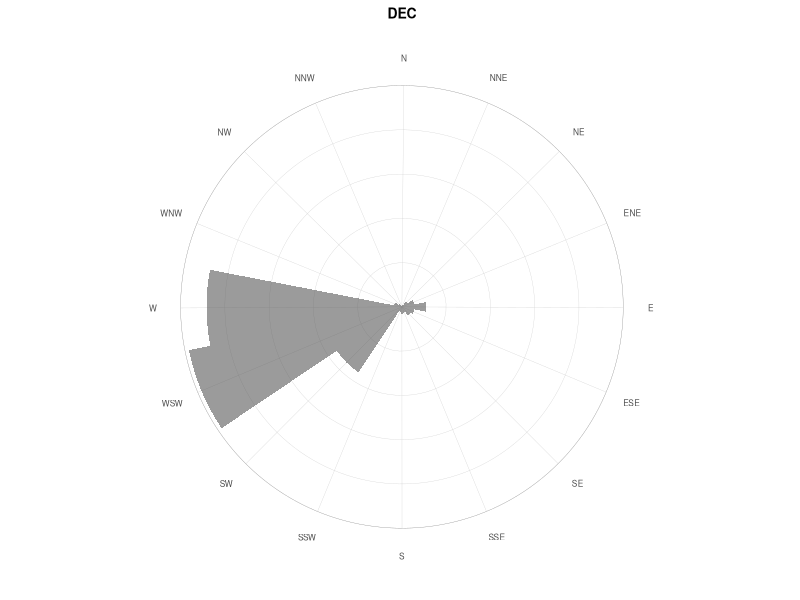
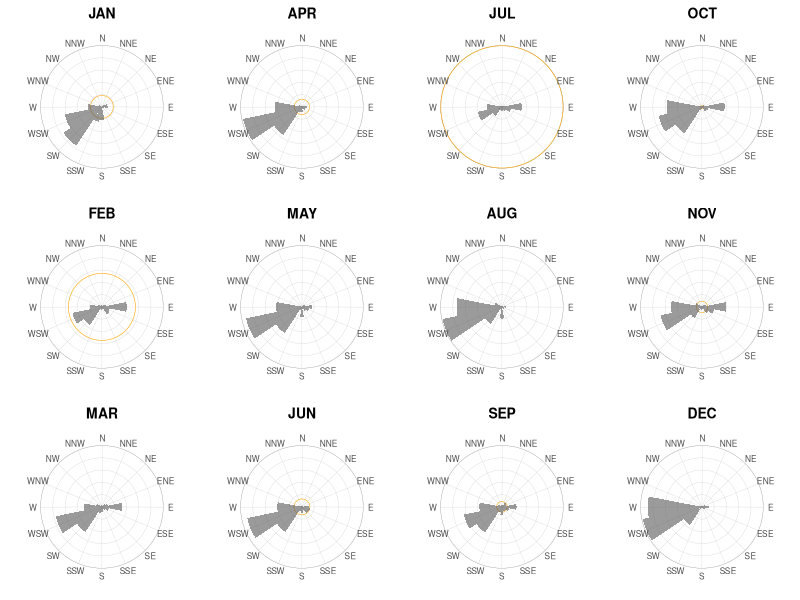

Source code (R) for these figures, in order:
#!/usr/bin/env Rscript

library(ggplot2)
nessData <- read.csv(file="wind_analysis.csv", header=TRUE, sep=",")
data <- data.frame(nessData)
data

# Multiple plot function
#
# ggplot objects can be passed in ..., or to plotlist (as a list of ggplot objects)
# - cols:   Number of columns in layout
# - layout: A matrix specifying the layout. If present, 'cols' is ignored.
#
# If the layout is something like matrix(c(1,2,3,3), nrow=2, byrow=TRUE),
# then plot 1 will go in the upper left, 2 will go in the upper right, and
# 3 will go all the way across the bottom.
#
multiplot <- function(..., plotlist=NULL, file, cols=1, layout=NULL) {
  library(grid)

  # Make a list from the ... arguments and plotlist
  plots <- c(list(...), plotlist)

  numPlots = length(plots)

  # If layout is NULL, then use 'cols' to determine layout
  if (is.null(layout)) {
    # Make the panel
    # ncol: Number of columns of plots
    # nrow: Number of rows needed, calculated from # of cols
    layout <- matrix(seq(1, cols * ceiling(numPlots/cols)),
                    ncol = cols, nrow = ceiling(numPlots/cols))
  }

 if (numPlots==1) {
    print(plots[[1]])

  } else {
    # Set up the page
    grid.newpage()
    pushViewport(viewport(layout = grid.layout(nrow(layout), ncol(layout))))

    # Make each plot, in the correct location
    for (i in 1:numPlots) {
      # Get the i,j matrix positions of the regions that contain this subplot
      matchidx <- as.data.frame(which(layout == i, arr.ind = TRUE))

      print(plots[[i]], vp = viewport(layout.pos.row = matchidx$row,
                                      layout.pos.col = matchidx$col))
    }
  }
}

deg <- 22.5

thm <- theme_minimal() +
    theme(axis.text.x = element_text(size=6, face = "plain"),
          axis.text.y = element_blank(),
          axis.title.x = element_blank(),
          axis.title.y = element_blank(),
          panel.border = element_blank(),
          panel.grid  = element_blank(),
          plot.title = element_text(size=10, face = "bold", hjust = .5 )
        )


plt.total <- ggplot() +

  geom_hline(yintercept = seq(0, 5200, by = 1300), colour = "grey80", size = 0.1) +
  geom_hline(yintercept = 5200, colour = "grey60", size = 0.1) +
  geom_hline(yintercept = data$total[17], colour = "orange", size = 0.2) + #BLANK
  geom_vline(xintercept = data$dir_deg, colour = "grey80", size = 0.1) +
  geom_bar(data=data, aes(x=dir_deg, y=total), width = deg, size = 0.1, alpha=0.6, stat="identity") +
  scale_x_discrete(limits = data$dir_deg, labels = data$dir_label)+
  coord_polar(start = -(deg/2)*(pi/180))+
  ggtitle("Total")+
  thm

plt.jan <- ggplot() +

  geom_hline(yintercept = seq(0, 555, by = 111), colour = "grey80", size = 0.1) +
  geom_hline(yintercept = 555, colour = "grey60", size = 0.1) +
  geom_hline(yintercept = data$jan[17], colour = "orange", size = 0.2) + #BLANK
  geom_vline(xintercept = data$dir_deg, colour = "grey80", size = 0.1) +
  geom_bar(data=data, aes(x=dir_deg, y=jan), width = deg, size = 0.1, alpha=0.6, stat="identity") +
  scale_x_discrete(limits = data$dir_deg, labels = data$dir_label)+
  coord_polar(start = -(deg/2)*(pi/180))+
  ggtitle("JAN")+
  thm

plt.feb <- ggplot() +

  geom_hline(yintercept = seq(0, 555, by = 111), colour = "grey80", size = 0.1) +
  geom_hline(yintercept = 555, colour = "grey60", size = 0.1) +
  geom_hline(yintercept = data$feb[17], colour = "orange", size = 0.2) + #BLANK
  geom_vline(xintercept = data$dir_deg, colour = "grey80", size = 0.1) +
  geom_bar(data=data, aes(x=dir_deg, y=feb), width = deg, size = 0.1, alpha=0.6, stat="identity") +
  scale_x_discrete(limits = data$dir_deg, labels = data$dir_label)+
  coord_polar(start = -(deg/2)*(pi/180))+
  ggtitle("FEB")+
  thm

plt.mar <- ggplot() +

  geom_hline(yintercept = seq(0, 555, by = 111), colour = "grey80", size = 0.1) +
  geom_hline(yintercept = 555, colour = "grey60", size = 0.1) +
  geom_hline(yintercept = data$mar[17], colour = "orange", size = 0.2) + #BLANK
  geom_vline(xintercept = data$dir_deg, colour = "grey80", size = 0.1) +
  geom_bar(data=data, aes(x=dir_deg, y=mar), width = deg, size = 0.1, alpha=0.6, stat="identity") +
  scale_x_discrete(limits = data$dir_deg, labels = data$dir_label)+
  coord_polar(start = -(deg/2)*(pi/180))+
  ggtitle("MAR")+
  thm

plt.apr <- ggplot() +

  geom_hline(yintercept = seq(0, 555, by = 111), colour = "grey80", size = 0.1) +
  geom_hline(yintercept = 555, colour = "grey60", size = 0.1) +
  geom_hline(yintercept = data$apr[17], colour = "orange", size = 0.2) + #BLANK
  geom_vline(xintercept = data$dir_deg, colour = "grey80", size = 0.1) +
  geom_bar(data=data, aes(x=dir_deg, y=apr), width = deg, size = 0.1, alpha=0.6, stat="identity") +
  scale_x_discrete(limits = data$dir_deg, labels = data$dir_label)+
  coord_polar(start = -(deg/2)*(pi/180))+
  ggtitle("APR")+
  thm

plt.may <- ggplot() +

  geom_hline(yintercept = seq(0, 555, by = 111), colour = "grey80", size = 0.1) +
  geom_hline(yintercept = 555, colour = "grey60", size = 0.1) +
  geom_hline(yintercept = data$may[17], colour = "orange", size = 0.2) + #BLANK
  geom_vline(xintercept = data$dir_deg, colour = "grey80", size = 0.1) +
  geom_bar(data=data, aes(x=dir_deg, y=may), width = deg, size = 0.1, alpha=0.6, stat="identity") +
  scale_x_discrete(limits = data$dir_deg, labels = data$dir_label)+
  coord_polar(start = -(deg/2)*(pi/180))+
  ggtitle("MAY")+
  thm

plt.jun <- ggplot() +

  geom_hline(yintercept = seq(0, 555, by = 111), colour = "grey80", size = 0.1) +
  geom_hline(yintercept = 555, colour = "grey60", size = 0.1) +
  geom_hline(yintercept = data$jun[17], colour = "orange", size = 0.2) + #BLANK
  geom_vline(xintercept = data$dir_deg, colour = "grey80", size = 0.1) +
  geom_bar(data=data, aes(x=dir_deg, y=jun), width = deg, size = 0.1, alpha=0.6, stat="identity") +
  scale_x_discrete(limits = data$dir_deg, labels = data$dir_label)+
  coord_polar(start = -(deg/2)*(pi/180))+
  ggtitle("JUN")+
  thm

plt.jul <- ggplot() +

  geom_hline(yintercept = seq(0, 555, by = 111), colour = "grey80", size = 0.1) +
  geom_hline(yintercept = 555, colour = "grey60", size = 0.1) +
  geom_hline(yintercept = data$jul[17], colour = "orange", size = 0.2) + #BLANK
  geom_vline(xintercept = data$dir_deg, colour = "grey80", size = 0.1) +
  geom_bar(data=data, aes(x=dir_deg, y=jul), width = deg, size = 0.1, alpha=0.6, stat="identity") +
  scale_x_discrete(limits = data$dir_deg, labels = data$dir_label)+
  coord_polar(start = -(deg/2)*(pi/180))+
  ggtitle("JUL")+
  thm

plt.aug <- ggplot() +

  geom_hline(yintercept = seq(0, 555, by = 111), colour = "grey80", size = 0.1) +
  geom_hline(yintercept = 555, colour = "grey60", size = 0.1) +
  geom_hline(yintercept = data$aug[17], colour = "orange", size = 0.2) + #BLANK
  geom_vline(xintercept = data$dir_deg, colour = "grey80", size = 0.1) +
  geom_bar(data=data, aes(x=dir_deg, y=aug), width = deg, size = 0.1, alpha=0.6, stat="identity") +
  scale_x_discrete(limits = data$dir_deg, labels = data$dir_label)+
  coord_polar(start = -(deg/2)*(pi/180))+
  ggtitle("AUG")+
  thm

plt.sep <- ggplot() +

  geom_hline(yintercept = seq(0, 555, by = 111), colour = "grey80", size = 0.1) +
  geom_hline(yintercept = 555, colour = "grey60", size = 0.1) +
  geom_hline(yintercept = data$sep[17], colour = "orange", size = 0.2) + #BLANK
  geom_vline(xintercept = data$dir_deg, colour = "grey80", size = 0.1) +
  geom_bar(data=data, aes(x=dir_deg, y=sep), width = deg, size = 0.1, alpha=0.6, stat="identity") +
  scale_x_discrete(limits = data$dir_deg, labels = data$dir_label)+
  coord_polar(start = -(deg/2)*(pi/180))+
  ggtitle("SEP")+
  thm

plt.oct <- ggplot() +

  geom_hline(yintercept = seq(0, 555, by = 111), colour = "grey80", size = 0.1) +
  geom_hline(yintercept = 555, colour = "grey60", size = 0.1) +
  geom_hline(yintercept = data$oct[17], colour = "orange", size = 0.2) + #BLANK
  geom_vline(xintercept = data$dir_deg, colour = "grey80", size = 0.1) +
  geom_bar(data=data, aes(x=dir_deg, y=oct), width = deg, size = 0.1, alpha=0.6, stat="identity") +
  scale_x_discrete(limits = data$dir_deg, labels = data$dir_label)+
  coord_polar(start = -(deg/2)*(pi/180))+
  ggtitle("OCT")+
  thm

plt.nov <- ggplot() +

  geom_hline(yintercept = seq(0, 555, by = 111), colour = "grey80", size = 0.1) +
  geom_hline(yintercept = 555, colour = "grey60", size = 0.1) +
  geom_hline(yintercept = data$nov[17], colour = "orange", size = 0.2) + #BLANK
  geom_vline(xintercept = data$dir_deg, colour = "grey80", size = 0.1) +
  geom_bar(data=data, aes(x=dir_deg, y=nov), width = deg, size = 0.1, alpha=0.6, stat="identity") +
  scale_x_discrete(limits = data$dir_deg, labels = data$dir_label)+
  coord_polar(start = -(deg/2)*(pi/180))+
  ggtitle("NOV")+
  thm

plt.dec <- ggplot() +

  geom_hline(yintercept = seq(0, 555, by = 111), colour = "grey80", size = 0.1) +
  geom_hline(yintercept = 555, colour = "grey60", size = 0.1) +
  geom_hline(yintercept = data$dec[17], colour = "orange", size = 0.2) + #BLANK
  geom_vline(xintercept = data$dir_deg, colour = "grey80", size = 0.1) +
  geom_bar(data=data, aes(x=dir_deg, y=dec), width = deg, size = 0.1, alpha=0.6, stat="identity") +
  scale_x_discrete(limits = data$dir_deg, labels = data$dir_label)+
  coord_polar(start = -(deg/2)*(pi/180))+
  ggtitle("DEC")+
  thm

ggsave(filename = 'plt.dec.png', plot = plt.dec, width = 84, height = 84, units="mm", dpi = 300, type="cairo-png")

ggsave(filename = 'months.dirrose.png', plot = multiplot(plt.jan, plt.feb, plt.mar, plt.apr, plt.may, plt.jun, plt.jul, plt.aug, plt.sep, plt.oct, plt.nov, plt.dec, cols=4), width = 84, height = 84, units="mm", dpi = 300, type="cairo-png")
